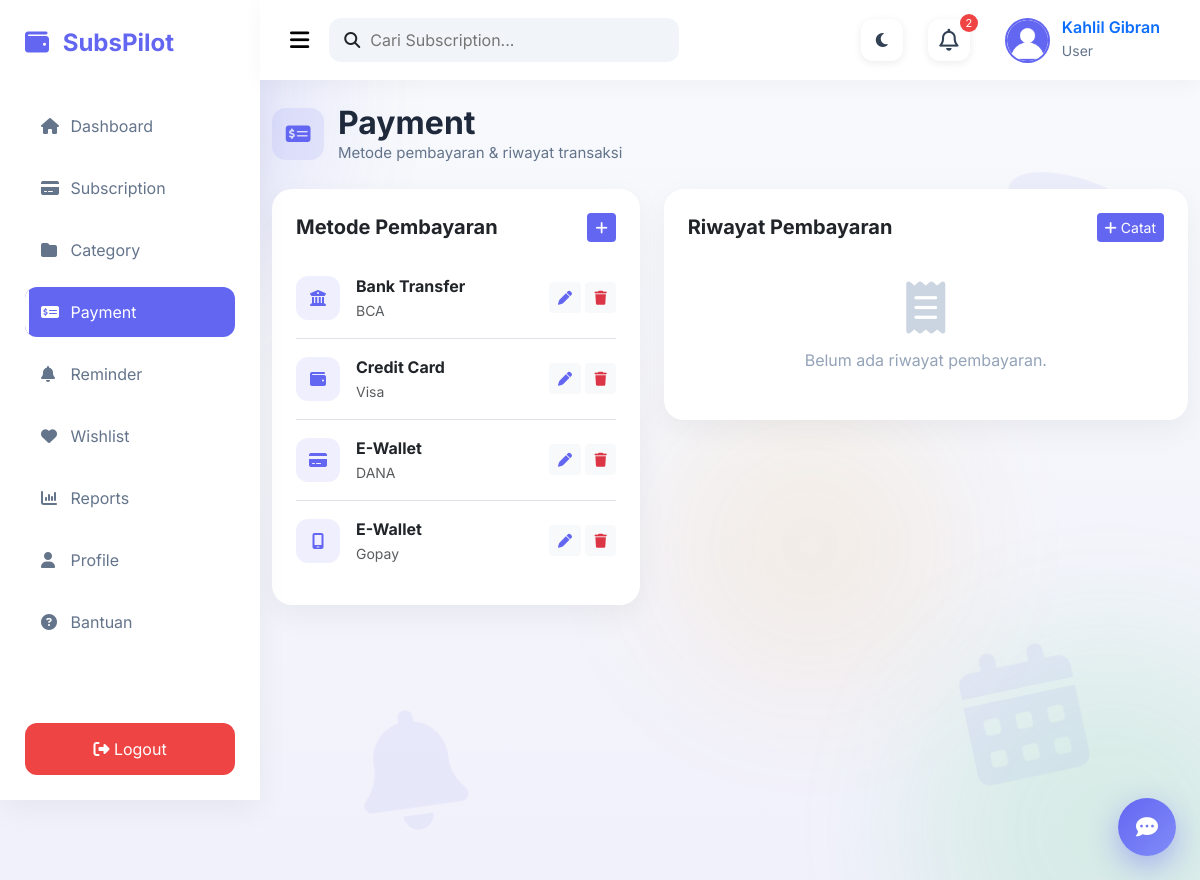
The page /payment/index.php (signed in) on the database its author committed.
### tables this page shows
CREATE TABLE `payment_methods` (
  `id` int(11) NOT NULL,
  `method_name` varchar(100) NOT NULL,
  `provider` varchar(100) DEFAULT NULL,
  `created_at` timestamp NOT NULL DEFAULT current_timestamp()
);

### payment/index.php (the view, shortened to what this page needs)
<?php
$db = new Database();
$conn = $db->connect();
$userId = $_SESSION['user_id'];
$paymentMethods = $conn->query("SELECT * FROM payment_methods ORDER BY method_name")->fetchAll();
$stmt = $conn->prepare("
    SELECT ph.*, s.service_name
    FROM payment_history ph
    JOIN subscriptions s ON s.id = ph.subscription_id
    WHERE s.user_id = ?
    ORDER BY ph.payment_date DESC
    LIMIT 30
");
$stmt->execute([$userId]);
$history = $stmt->fetchAll();
$icons = ['fa-building-columns','fa-wallet','fa-credit-card','fa-mobile-screen'];
include "../templates/header.php";
include "../templates/sidebar.php";
include "../templates/navbar.php";
?>
<div class="main-content">
<div class="container-fluid py-4">
    <div class="page-heading mb-4">
        <div class="page-icon"><i class="fa-solid fa-money-check-dollar"></i></div>
        <div>
            <h2 class="title mb-0">Payment</h2>
            <p class="subtitle mb-0">Metode pembayaran &amp; riwayat transaksi</p>
        </div>
    </div>
    <div class="row">
        <div class="col-lg-5 mb-4">
            <div class="content-card p-4 fade-up">
                <div class="d-flex justify-content-between align-items-center mb-3">
                    <h5 class="fw-bold mb-0">Metode Pembayaran</h5>
                    <button class="btn btn-sm btn-primary" data-bs-toggle="modal" data-bs-target="#addMethodModal">
                        <i class="fa-solid fa-plus"></i>
                    </button>
                </div>
                <?php if (count($paymentMethods) > 0): foreach ($paymentMethods as $i => $pm): ?>
                <div class="d-flex align-items-center justify-content-between py-3 <?= $i < count($paymentMethods)-1 ? 'border-bottom' : '' ?>">
                    <div class="d-flex align-items-center gap-3">
                        <div style="width:44px;height:44px;border-radius:12px;background:rgba(99,102,241,.1);color:#6366F1;display:flex;align-items:center;justify-content:center;">
                            <i class="fa-solid <?= $icons[$i % count($icons)] ?>"></i>
                        </div>
                        <div>
                            <strong class="d-block"><?= htmlspecialchars($pm['method_name']) ?></strong>
                            <small class="text-muted"><?= htmlspecialchars($pm['provider']) ?></small>
                        </div>
                    </div>
                    <div>
                        <button class="btn btn-sm btn-light edit-method"
                            data-bs-toggle="modal" data-bs-target="#editMethodModal"
                            data-id="<?= $pm['id'] ?>"
                            data-method="<?= htmlspecialchars($pm['method_name']) ?>"
                            data-provider="<?= htmlspecialchars($pm['provider']) ?>">
                            <i class="fa-solid fa-pen text-primary"></i>
                        </button>
                        <form action="process.php" method="POST" class="d-inline confirm-delete" data-confirm="Hapus metode ini?">
                            <button class="btn btn-sm btn-light"><i class="fa-solid fa-trash text-danger"></i></button>
                        </form>
                    </div>
                </div>
                <?php endforeach; endif; ?>
            </div>
        </div>
        <div class="col-lg-7 mb-4">
            <div class="content-card p-4 fade-up d2">
                <div class="d-flex justify-content-between align-items-center mb-3">
                    <h5 class="fw-bold mb-0">Riwayat Pembayaran</h5>
                    <button class="btn btn-sm btn-primary" data-bs-toggle="modal" data-bs-target="#addHistoryModal">
                        <i class="fa-solid fa-plus me-1"></i>Catat
                    </button>
                </div>
                <?php if (count($history) > 0): ?>
                <div class="table-responsive">
                <table class="table table-hover align-middle">
                    <thead>
                        <tr>
                            <th>Layanan</th>
                            <th>Tanggal</th>
                            <th>Jumlah</th>
                            <th>Status</th>
                            <th></th>
                        </tr>
                    </thead>
                    <tbody>
                        <?php foreach ($history as $h): ?>
                        <tr>
                            <td><?= htmlspecialchars($h['service_name']) ?></td>
                            <td><?= date('d M Y', strtotime($h['payment_date'])) ?></td>
                            <td>Rp <?= number_format($h['amount'], 0, ',', '.') ?></td>
                            <td>
                                <?php
                                $badgeClass = $h['status'] === 'Paid' ? 'status-active' : ($h['status'] === 'Pending' ? 'status-paused' : 'status-cancelled');
                                ?>
                                <span class="badge <?= $badgeClass ?>"><?= htmlspecialchars($h['status']) ?></span>
                            </td>
                            <td class="text-end">
                                <form action="process.php" method="POST" class="confirm-delete" data-confirm="Hapus riwayat ini?">
                                    <input type="hidden" name="action" value="delete_history">
                                    <input type="hidden" name="id" value="<?= $h['id'] ?>">
                                    <button class="btn btn-sm btn-light"><i class="fa-solid fa-trash text-danger"></i></button>
                                </form>
                            </td>
                        </tr>
                        <?php endforeach; ?>
                    </tbody>
                </table>
                </div>
                <?php else: ?>
                <div class="empty-state py-4">
                    <i class="fa-solid fa-receipt"></i>
                    <p class="mb-0">Belum ada riwayat pembayaran.</p>
                </div>
                <?php endif; ?>
            </div>
        </div>
    </div>
</div>
</div>
<?php include "../templates/footer.php"; ?>

### assets/css/dashboard.css (style rules this page uses)
* { margin:0; padding:0; box-sizing:border-box; font-family:'Inter',sans-serif; }
body { background:#F8FAFC; }
:root { --primary:#6366F1; --success:#22C55E; --warning:#F59E0B; --danger:#EF4444; --dark:#1E293B; --white:#FFFFFF; --background:#F8FAFC; --border:#E5E7EB; --fs-h1:32px; --fs-h2:24px; --fs-h3:20px; --fs-body:15px; --fs-small:13px; }
.title { font-size:28px; font-weight:700; color:#1E293B; }
.subtitle { color:#64748B; }
.btn-primary { background:var(--primary); border:none; }
.text-primary { color:#6366F1!important; }
.main-content { margin-left:260px; min-height:100vh; background:#F8FAFC; }
.page-heading { display:flex; align-items:center; gap:14px; margin-bottom:4px; }
.page-heading .page-icon { width:52px; height:52px; border-radius:14px; background:rgba(99,102,241,.1); color:#6366F1; display:flex; align-items:center; justify-content:center; font-size:22px; }
.content-card { background:#fff; border-radius:20px; box-shadow:0 10px 30px rgba(0,0,0,.05); border:none; }

### assets/css/style.css (style rules this page uses)
.main-content { min-height:100vh; background:#f8fafc; }
.title { font-size:var(--fs-h1, 32px); font-weight:700; color:#1e293b; }
.subtitle { color:#64748b; font-size:var(--fs-body, 16px); }

### assets/css/animations.css (style rules this page uses)
.main-content .title, .main-content .subtitle { animation:fadeInUp .45s ease both; }
.main-content .subtitle { animation-delay:.05s; }
.fade-up { opacity:0; animation:fadeInUp .5s ease forwards; }
.fade-up.d2 { animation-delay:.1s; }
.dashboard-card, .card, .stat-card, .content-card { transition:transform .3s ease, box-shadow .3s ease; }
.btn { transition:transform .2s ease, box-shadow .2s ease, filter .2s ease; position:relative; overflow:hidden; }
.empty-state { text-align:center; padding:50px 20px; color:#94A3B8; }
.empty-state i { font-size:52px; margin-bottom:14px; color:#CBD5E1; display:block; animation:fadeInUp .6s ease; }

### assets/css/extra.css (style rules this page uses)
body { background:linear-gradient(180deg,#F8FAFC 0%,#F1F1FB 100%); }
.main-content { background:transparent !important; position:relative; }
.navbar-custom, .main-content { transition:margin-left .3s ease; }

### rows shown on the page
payment_methods: method_name "Bank Transfer", provider "BCA"
payment_methods: method_name "Credit Card", provider "Visa"
payment_methods: method_name "E-Wallet", provider "DANA"
payment_methods: method_name "E-Wallet", provider "Gopay"

### other values the page prints
count($__notifItems) "2"
$_SESSION['fullname'] "Kahlil Gibran"
$_SESSION['role'] "User"
